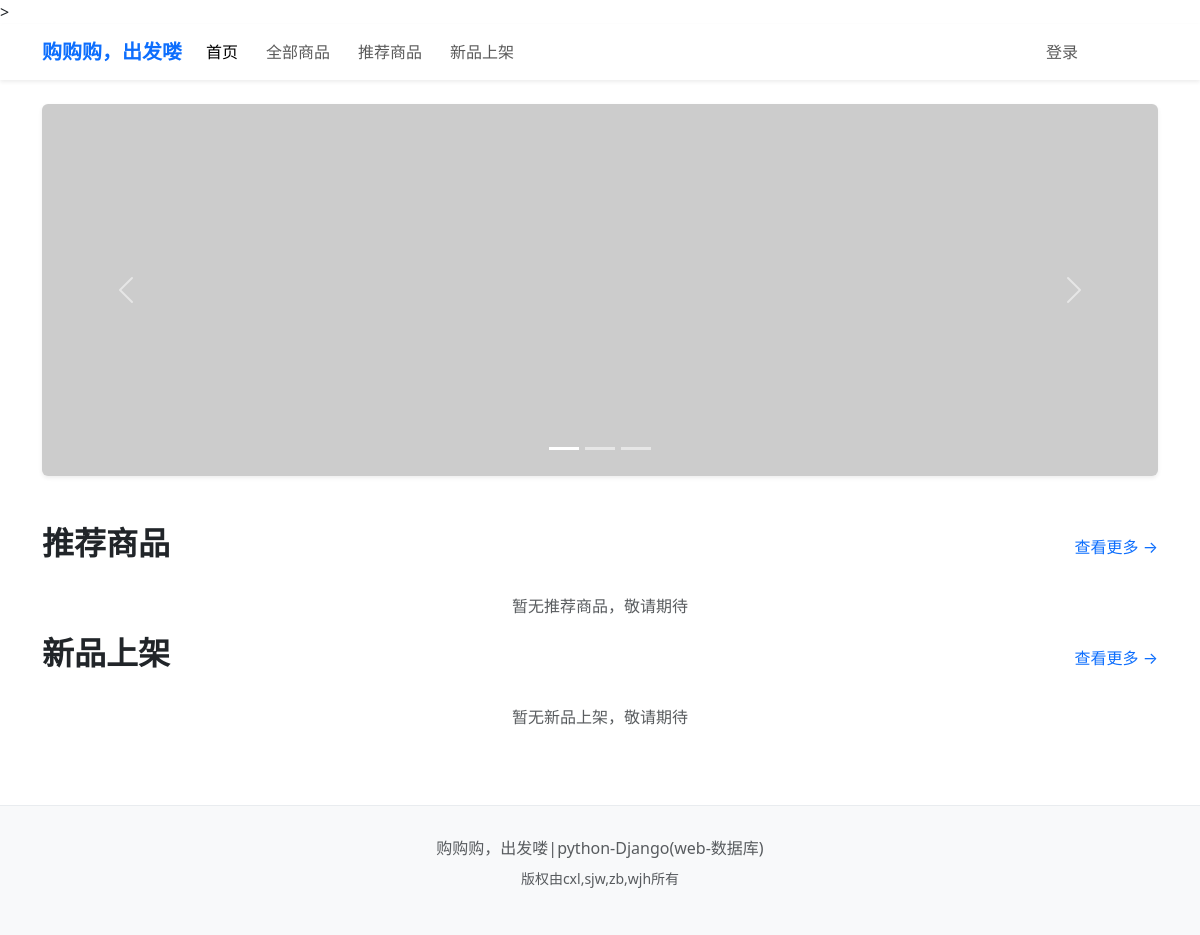
The app's page /, older data.
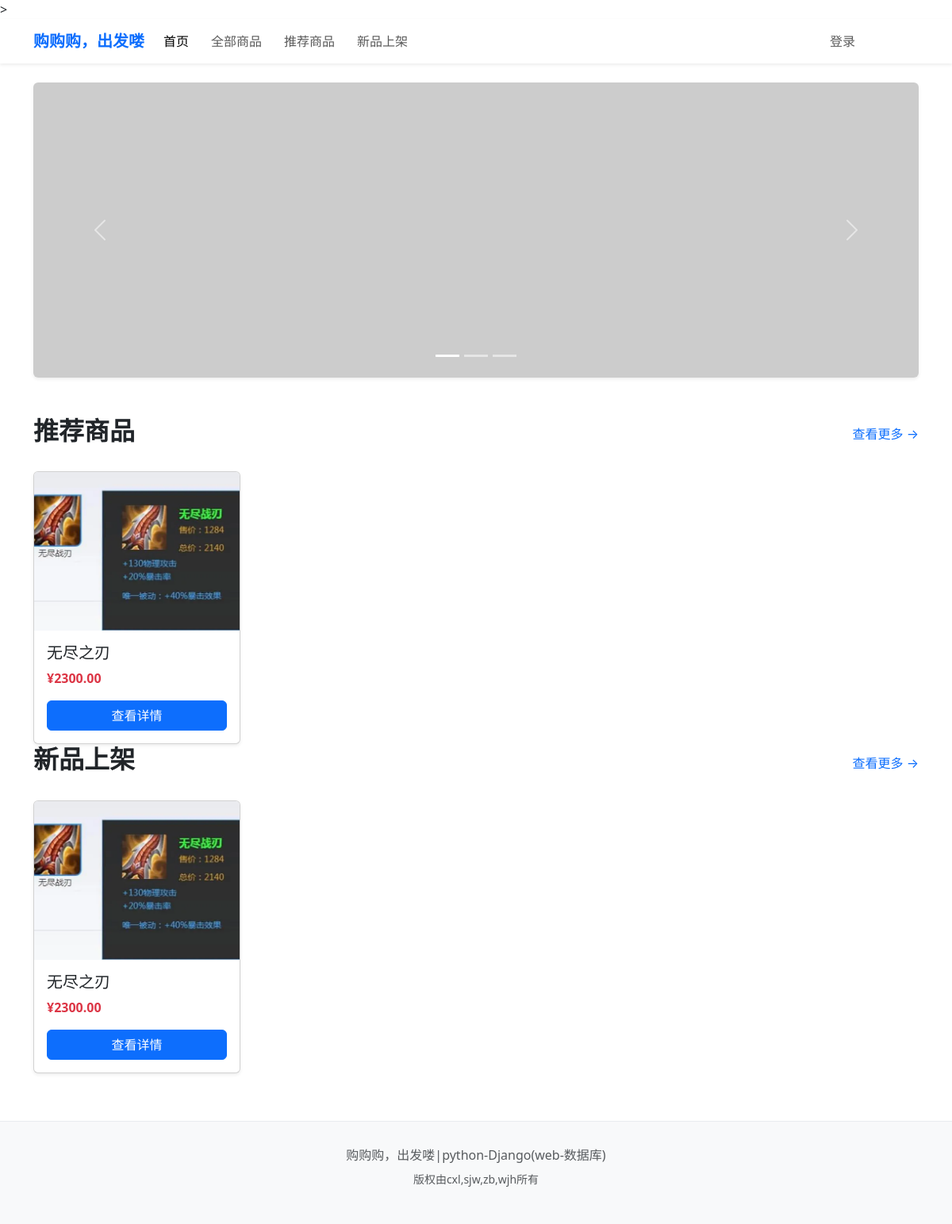
The same page, newer data.
### products/models.py (models this page shows, shortened)
class Product(models.Model):
    PRODUCT_STATUS = (
        ('draft', '草稿'),          # 商品已创建但未上架
        ('published', '已上架'),     # 商品已上架可销售
        ('out_of_stock', '缺货'),    # 商品暂时缺货
        ('discontinued', '已下架'),  # 商品已永久下架
    )
    name = models.CharField('商品名称', max_length=200, db_index=True)
    slug = models.SlugField('URL标识', max_length=200, unique=True, blank=True, null=True)
    description = models.TextField('商品描述', blank=True)
    short_description = models.CharField('商品简述', max_length=200, blank=True)
    sku = models.CharField('商品编码', max_length=50, unique=True, db_index=True)
    price = models.DecimalField(
        '商品单价',
        max_digits=10,  # 最大位数（含小数）
        decimal_places=2,  # 小数点后2位
        validators=[MinValueValidator(Decimal('0.01'))]  # 最低价格0.01元
    )
    category = models.ForeignKey(
        Category,
        on_delete=models.SET_NULL,
        null=True,
        blank=True,
        verbose_name='所属分类',
        related_name='products'
    )
    stock = models.PositiveIntegerField('总库存', default=0)
    status = models.CharField('商品状态', max_length=20, choices=PRODUCT_STATUS, default='draft')
    is_featured = models.BooleanField('推荐商品', default=False)
    created_at = models.DateTimeField('创建时间', auto_now_add=True)
    updated_at = models.DateTimeField('更新时间', auto_now=True)
    view_count = models.PositiveIntegerField('浏览量', default=0)
    sales_count = models.PositiveIntegerField('销量', default=0)
    class Meta:
        verbose_name = '商品'
        verbose_name_plural = verbose_name
        ordering = ['-created_at']
        indexes = [
            models.Index(fields=['price', 'status']),
            models.Index(fields=['category', 'status']),
        ]
        db_table = 'products_product'

class ProductImage(models.Model):
    product = models.ForeignKey(
        Product,
        on_delete=models.CASCADE,
        verbose_name='商品',
        related_name='images'
    )
    image = models.ImageField('图片', upload_to='products/%Y/%m/%d/')
    alt_text = models.CharField('图片说明', max_length=200, blank=True)
    is_main = models.BooleanField('主图', default=False)
    order = models.IntegerField('排序', default=0)
    created_at = models.DateTimeField('创建时间', auto_now_add=True)
    class Meta:
        verbose_name = '商品图片'
        verbose_name_plural = verbose_name
        ordering = ['order', '-is_main', 'id']
        db_table = 'products_productimage'

### products/views.py (the view)
# urls.py: path('', views.home, name='home'),
def home(request):
    featured_products = Product.objects.filter(
        status='published',  # 已上架
        is_featured=True     # 推荐商品
    ).order_by('-created_at')[:8]  # 按创建时间降序，取8个
    new_products = Product.objects.filter(
        status='published'
    ).order_by('-created_at')[:8]  # 最新创建的商品
    hot_products = Product.objects.filter(
        status='published'
    ).order_by('-sales_count')[:8]  # 按销量降序，取8个
    categories = Category.objects.filter(
        is_active=True,  # 激活的分类
        parent=None      # 顶级分类（没有父分类）
    )[:6]  # 取6个分类
    context = {
        'featured_products': featured_products,
        'new_products': new_products,
        'hot_products': hot_products,
        'categories': categories,
    }
    return render(request, 'products/home.html', context)

### products/templates/products/home.html (shortened to what the changed rows need)
{% extends 'base.html' %}
{% block content %}
<div class="row">
    <section class="mb-6">
        <div class="d-flex justify-content-between align-items-center mb-4">
            <h2 class="fw-bold">推荐商品</h2>
        </div>
        <div class="row g-4">
            {% for product in featured_products %}
                <div class="col-md-3 col-sm-6">
                    <div class="card h-100 shadow-sm">
                        {% if product.images.first %}
                            <img src="{{ product.images.first.image.url }}" class="card-img-top" alt="{{ product.name }}" style="height: 200px; object-fit: cover;">
                        {% else %}
                            <img src="https://via.placeholder.com/200" class="card-img-top" alt="暂无商品图片" style="height: 200px; object-fit: cover;">
                        {% endif %}
                        <div class="card-body">
                            <h5 class="card-title text-truncate">{{ product.name }}</h5>
                            <p class="card-text text-danger fw-bold">¥{{ product.price }}</p>
                            <a href="{% url 'products:product_detail' product.id %}" class="btn btn-primary w-100">查看详情</a>
                        </div>
                    </div>
                </div>
            {% empty %}
                <p class="col-12 text-center text-muted">暂无推荐商品，敬请期待</p>
            {% endfor %}
        </div>
    </section>
    <section class="mb-6">
        <div class="d-flex justify-content-between align-items-center mb-4">
            <h2 class="fw-bold">新品上架</h2>
        </div>
        <div class="row g-4">
            {% for product in new_products %}
                <div class="col-md-3 col-sm-6">
                    <div class="card h-100 shadow-sm">
                        {% if product.images.first %}
                            <img src="{{ product.images.first.image.url }}" class="card-img-top" alt="{{ product.name }}" style="height: 200px; object-fit: cover;">
                        {% else %}
                            <img src="https://via.placeholder.com/200" class="card-img-top" alt="暂无商品图片" style="height: 200px; object-fit: cover;">
                        {% endif %}
                        <div class="card-body">
                            <h5 class="card-title text-truncate">{{ product.name }}</h5>
                            <p class="card-text text-danger fw-bold">¥{{ product.price }}</p>
                            <a href="{% url 'products:product_detail' product.id %}" class="btn btn-primary w-100">查看详情</a>
                        </div>
                    </div>
                </div>
            {% empty %}
                <p class="col-12 text-center text-muted">暂无新品上架，敬请期待</p>
            {% endfor %}
        </div>
    </section>
</div>
{% endblock %}

Row changes from the older to the newer data that the page shows:
added Product: images.first.image (picture), name "无尽之刃", price "2300.00"
Text that changed along with them:
text no longer shown: "暂无推荐商品，敬请期待 暂无新品上架，敬请期待"
